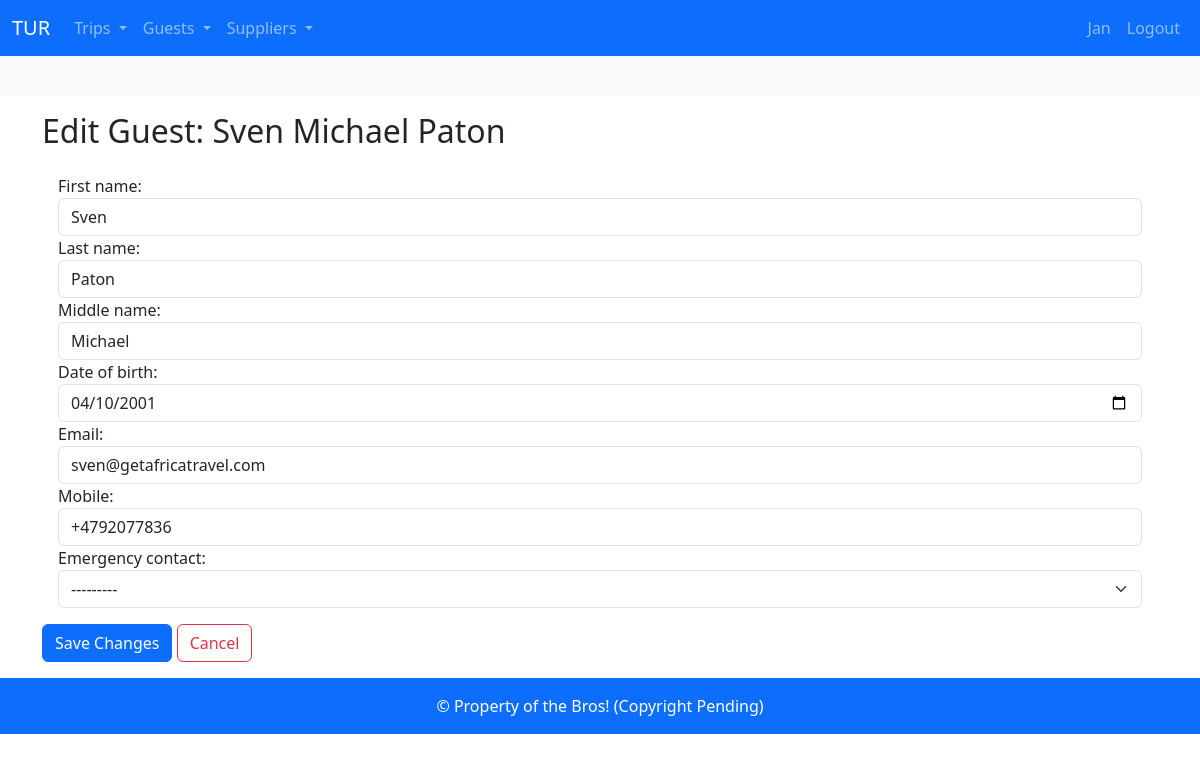
The page /guest/1/edit (signed in) on the database as committed earlier.
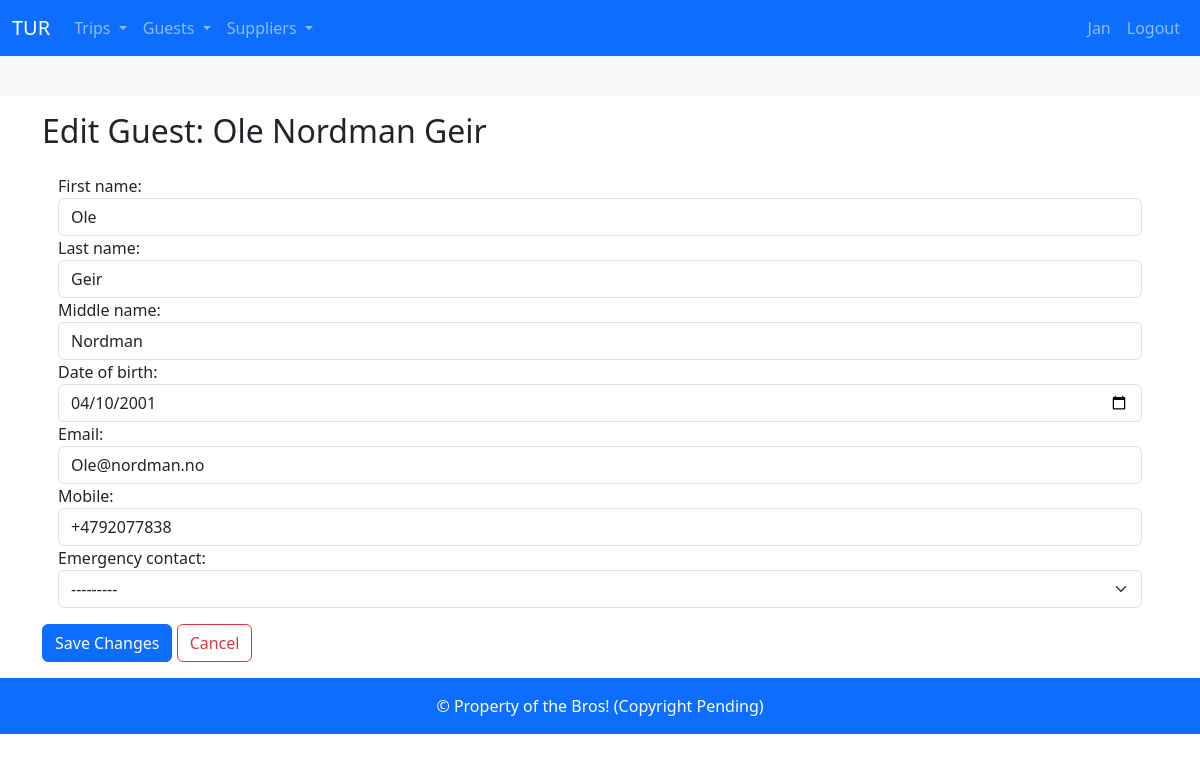
The same page on the database as committed later.
### booking_system/models.py (models this page shows, shortened)
class Guest(models.Model):
    first_name = models.CharField(max_length=50)
    last_name = models.CharField(max_length=50)
    middle_name = models.CharField(max_length=50, blank=True, null=True)
    date_of_birth = models.DateField(blank=True, null=True)
    email = models.EmailField(unique=True,blank=True, null=True)
    mobile = PhoneNumberField(region='NO')
    emergency_contact = models.ForeignKey(
        'self',
        on_delete=models.SET_NULL,
        blank=True,
        null=True,
        related_name="emergency_for"
    )
    def __str__(self):
        if self.middle_name:
            return f"{self.first_name} {self.middle_name} {self.last_name}"
        else:
            return f"{self.first_name} {self.last_name}"

### booking_system/views.py (the view)
# urls.py: path("guest/<int:guest_id>/edit", views.guest_edit, name='guest_edit'),
@login_required
def guest_edit(request,guest_id):
    guest = get_object_or_404(Guest,id=guest_id)
    if request.method == 'POST':
        form = EditGuestForm(request.POST, instance=guest)
        if form.is_valid():
            guest = form.save()
            return redirect('guest_view', guest_id=guest.id)
    else:
        form = EditGuestForm(instance=guest)
    return render(request, 'booking_system/guest/guest_edit.html',
                  {'guest': guest,
                   "form": form})

### booking_system/forms.py
class EditGuestForm(forms.ModelForm):
    class Meta:
        model = Guest
        fields = [
            'first_name',
            'last_name',
            'middle_name',
            'date_of_birth',
            'email',
            'mobile',
            'emergency_contact'
        ]
        widgets = {
            'first_name': forms.TextInput(attrs={'class': 'form-control'}),
            'last_name': forms.TextInput(attrs={'class': 'form-control'}),
            'middle_name': forms.TextInput(attrs={'class': 'form-control'}),
            'date_of_birth': forms.DateInput(attrs={'type': 'date', 'class': 'form-control'}),
            'email': forms.EmailInput(attrs={'class': 'form-control'}),
            'mobile': forms.TextInput(attrs={'class': 'form-control'}),
            'emergency_contact': forms.Select(attrs={'class': 'form-select'}),
        }

### booking_system/templates/booking_system/guest/guest_edit.html (shortened to what this page needs)
{% extends "base.html" %}
{% block body %}
<h2> Edit Guest: {{ guest }}</h2>
<form method="post">
    <div class="p-3">
    {{ form }}
    </div>
    <div class="mt-6 text-start ">
        <button type="submit" class="btn btn-primary">Save Changes</button>
        <a class="btn btn-outline-danger" href="{% url 'guest_view' guest.id %}">Cancel</a>
    </div>
</form>
{% endblock body %}

Rows that differ between the two databases and show on the page:
changed Guest: middle_name+first_name+last_name "Sven Michael Paton" → "Ole Nordman Geir"; first_name "Sven" → "Ole"; last_name "Paton" → "Geir"; middle_name "Michael" → "Nordman"; email "sven@getafricatravel.com" → "Ole@nordman.no"; mobile "+4792077836" → "+4792077838"
